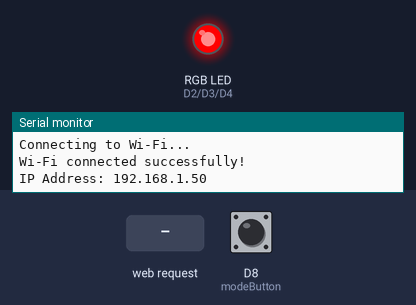
A sketch run on a simulated Arduino Uno R4 WiFi. Shown: an RGB LED mixed from three pins (HIGH = lit), the last lines printed to the serial monitor. The test bench sets the inputs (shaded band); at power-on: D8 (modeButton) HIGH. WiFi joins after 1.5 s; servers stay silent unless stated; nothing arrives over Bluetooth unless stated.

Above: at 2.7 s.
2.8 s: HTTP request GET /FlexTransmitter received
At 3.5 s:
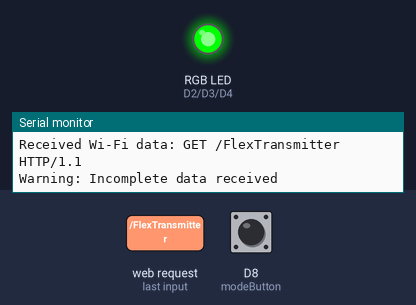
At 4.2 s:
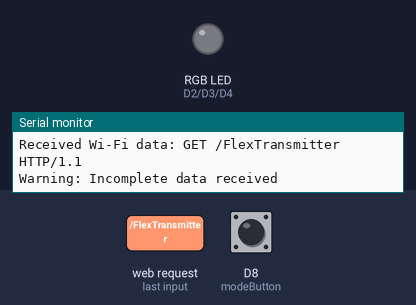
5.8 s: D8 (modeButton) pulled LOW for 0.15 s
8.8 s: D8 (modeButton) pulled LOW for 1 s
Timing chart, 0 to 18.8 s (numbered marks = the images above; inputs shaded):
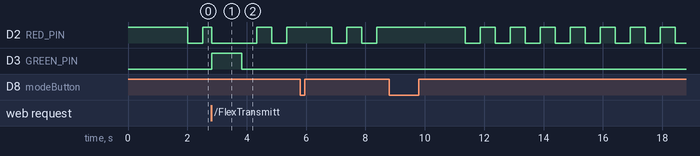

The sketch:

Servo.ino
```cpp
#include <Wire.h>
#include <Adafruit_PWMServoDriver.h>
#include <WiFiS3.h>
#include <ArduinoBLE.h>

Adafruit_PWMServoDriver pwm = Adafruit_PWMServoDriver();
#define SERVOMIN  150  // Min pulse length
#define SERVOMAX  600  // Max pulse length

// Wi-Fi settings
WiFiServer server(80);
WiFiClient client;
const char* ssid = "ArduinoFlex";
const char* password = "12345678";

// BLE settings
BLEService flexService("19B10000-E8F2-537E-4F6C-D104768A1214");
BLECharacteristic flexCharacteristic("19B10001-E8F2-537E-4F6C-D104768A1214", BLERead | BLENotify, 20);

// Servo configuration
const int NUM_SENSORS = 5;
const int servoPins[NUM_SENSORS] = {4, 8, 10, 11, 12};

// Mode setup
bool useWiFi = true;
bool lastButtonState = HIGH;
int modeButton = 8;

// LED indicator pins
const int RED_PIN = 2;
const int GREEN_PIN = 3;
const int BLUE_PIN = 4;

// LED control variables
unsigned long lastBlinkTime = 0;
const unsigned long blinkInterval = 500;
bool blinkState = false;
bool connectionEstablished = false;

// Timeout for data reception and connection
unsigned long lastDataReceived = 0;
const int dataTimeout = 1000;
const int connectionTimeout = 5000;

void setup() {
  Serial.begin(9600);
  pinMode(modeButton, INPUT_PULLUP);

  pinMode(RED_PIN, OUTPUT);
  pinMode(GREEN_PIN, OUTPUT);
  pinMode(BLUE_PIN, OUTPUT);

  setRGBColor(255, 0, 0);

  pwm.begin();
  pwm.setPWMFreq(50);

  if (useWiFi) {
    startWiFi();
  } else {
    startBLE();
  }
}

void loop() {
  checkButtonPress();

  String data = "";
  if (useWiFi) {
    data = receiveDataWiFi();
  } else {
    BLE.poll();
    data = receiveDataBLE();
  }

  if (data.length() > 0) {
    processFlexData(data);
    lastDataReceived = millis();
    connectionEstablished = true;
    setRGBColor(0, 255, 0);
  }

  if (!connectionEstablished) {
    if (millis() - lastBlinkTime >= blinkInterval) {
      lastBlinkTime = millis();
      blinkState = !blinkState;

      if (blinkState) {
        setRGBColor(0, 0, 255);
      } else {
        setRGBColor(0, 0, 0);
      }
    }
  } else if (millis() - lastDataReceived > dataTimeout) {
    if (millis() - lastBlinkTime >= blinkInterval) {
      lastBlinkTime = millis();
      blinkState = !blinkState;

      if (blinkState) {
        setRGBColor(255, 0, 0);
      } else {
        setRGBColor(0, 0, 0);
      }
    }
  }

  delay(20);
}

void setRGBColor(int red, int green, int blue) {
  analogWrite(RED_PIN, red);
  analogWrite(GREEN_PIN, green);
  analogWrite(BLUE_PIN, blue);
}

void processFlexData(String data) {
  int flexValues[NUM_SENSORS] = {0};

  int index = 0;
  int lastCommaIndex = -1;

  for (int i = 0; i < NUM_SENSORS; i++) {
    int commaIndex = data.indexOf(',', lastCommaIndex + 1);
    if (commaIndex == -1 && i < NUM_SENSORS - 1) {
      Serial.println("Warning: Incomplete data received");
      return;
    }

    String valueStr;
    if (i == NUM_SENSORS - 1 || commaIndex == -1) {
      valueStr = data.substring(lastCommaIndex + 1);
    } else {
      valueStr = data.substring(lastCommaIndex + 1, commaIndex);
    }

    flexValues[i] = valueStr.toInt();
    lastCommaIndex = commaIndex;
  }

  for (int i = 0; i < NUM_SENSORS; i++) {
    int pulseWidth = map(flexValues[i], 0, 180, SERVOMIN, SERVOMAX);
    pwm.setPWM(servoPins[i], 0, pulseWidth);
  }
}

// ----------------------------- Wi-Fi FUNCTIONS -----------------------------
void startWiFi() {
  connectionEstablished = false;

  Serial.println("Connecting to Wi-Fi...");
  WiFi.disconnect();
  WiFi.end();
  WiFi.begin(ssid, password);

  unsigned long startTime = millis();
  while (WiFi.status() != WL_CONNECTED && millis() - startTime < connectionTimeout) {
    Serial.print(".");
    delay(500);
  }

  if (WiFi.status() == WL_CONNECTED) {
    Serial.println("\nWi-Fi connected successfully!");
    Serial.print("IP Address: ");
    Serial.println(WiFi.localIP());

    setRGBColor(0, 255, 0);
    connectionEstablished = true;

    server.begin();
  } else {
    Serial.println("\nWi-Fi connection failed!");
    setRGBColor(255, 0, 0);
  }
}

String receiveDataWiFi() {
  client = server.available();
  if (client) {
    String data = "";
    unsigned long timeout = millis() + 1000;

    while (client.connected() && millis() < timeout) {
      if (client.available()) {
        char c = client.read();
        if (c == '\n') {
          Serial.println("Received Wi-Fi data: " + data);
          return data;
        }
        data += c;
      }
    }

    if (data.length() > 0) {
      Serial.println("Received Wi-Fi data: " + data);
      return data;
    }
  }
  return "";
}

// ----------------------------- BLE FUNCTIONS -----------------------------
void startBLE() {
  Serial.println("Starting BLE...");

  if (!BLE.begin()) {
    Serial.println("BLE initialization failed!");
    setRGBColor(255, 0, 0);
    return;
  }

  BLE.scanForUuid("19B10000-E8F2-537E-4F6C-D104768A1214");
  Serial.println("BLE ready to receive data!");
  setRGBColor(0, 255, 0);

}

String receiveDataBLE() {
  BLEDevice peripheral = BLE.available();

  if (peripheral && peripheral.localName() == "FlexTransmitter") {
    Serial.println("Found FlexTransmitter device");
    BLE.stopScan();

    if (connectToPeripheral(peripheral)) {
      BLECharacteristic characteristic = peripheral.characteristic("19B10001-E8F2-537E-4F6C-D104768A1214");

      if (characteristic) {
        characteristic.subscribe();
        Serial.println("Subscribed to characteristic");

        while (peripheral.connected()) {
          if (characteristic.valueUpdated()) {
            byte value[20];
            int valueLength = characteristic.readValue(value, sizeof(value));
            String data = "";

            for (int i = 0; i < valueLength; i++) {
              data += (char)value[i];
            }

            if (data.length() > 0) {
              Serial.println("Received BLE data: " + data);
              processFlexData(data);
            }
          }

          delay(10);
        }

        Serial.println("BLE disconnected");
        characteristic.unsubscribe();
        peripheral.disconnect();
      }
    }

    BLE.scanForUuid("19B10000-E8F2-537E-4F6C-D104768A1214");
  }

  return "";
}


bool connectToPeripheral(BLEDevice peripheral) {
  Serial.print("Connecting to ");
  Serial.println(peripheral.address());

  if (peripheral.connect()) {
    Serial.println("BLE connected successfully!");

    if (peripheral.discoverAttributes()) {
      Serial.println("Attributes discovered");
      return true;
    } else {
      Serial.println("Attribute discovery failed!");
      peripheral.disconnect();
    }
  } else {
    Serial.println("BLE connection failed!");
  }

  return false;
}

void checkButtonPress() {
  bool currentButtonState = digitalRead(modeButton);

  if (currentButtonState == LOW && lastButtonState == HIGH) {
    delay(50); // Debounce
    useWiFi = !useWiFi;

    if (useWiFi) {
      Serial.println("Switching to Wi-Fi mode...");
      BLE.stopScan();
      BLE.end();
      delay(1000);
      startWiFi();
    } else {
      Serial.println("Switching to BLE mode...");
      server.end();
      WiFi.disconnect();
      WiFi.end();
      delay(1000);
      startBLE();
    }
  }

  lastButtonState = currentButtonState;
}
```

Measured:
- after the input at 2.8 s, D3 (GREEN_PIN): LOW → HIGH at once, → LOW 1.0 s later
- by itself, D2 (RED_PIN): alternates HIGH for 0.51 s and LOW for 0.51 s
